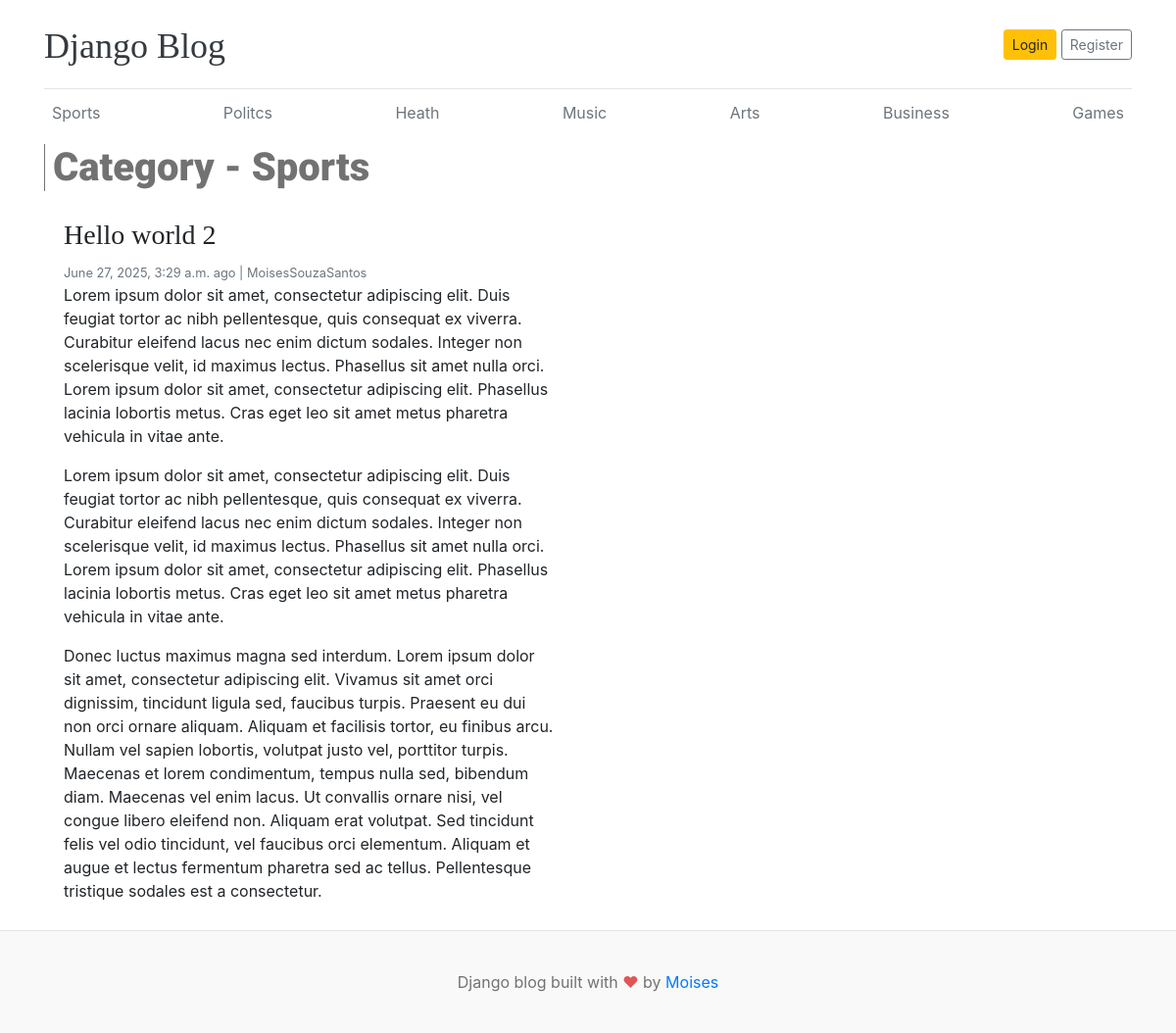
Page /category/1/ on the committed database.
### blogs/models.py (models this page shows, shortened)
class Category(models.Model):
    category_name = models.CharField(max_length=50, unique=True)
    created_at = models.DateTimeField(auto_now_add=True)
    updated_at = models.DateTimeField(auto_now=True)
    def __str__(self):
        return self.category_name
    class Meta:
        verbose_name_plural = "categories"

class Blog(models.Model):
    title = models.CharField(max_length=200)
    slug = models.SlugField(max_length=200, unique=True)
    category = models.ForeignKey(Category, on_delete=models.CASCADE)
    author = models.ForeignKey(User, on_delete=models.CASCADE)
    featured_image = models.ImageField(upload_to='uploads/%Y/%m/%d')
    short_description = models.TextField(max_length=500)
    blog_body = models.TextField(max_length=2000)
    status = models.CharField(max_length=20,choices=STATUS_CHOICES, default='Draft')
    is_featured = models.BooleanField(default=False)
    created_at = models.DateTimeField(auto_now_add=True)
    updated_at = models.DateTimeField(auto_now=True)
    class Meta:
        verbose_name_plural = "blogs"
        ordering = ['-created_at']  # Order by creation date descending

### blogs/views.py (the view)
# urls.py: path('<int:category_id>/', views.posts_by_category, name='posts_by_category')
def posts_by_category(request, category_id):
    posts = Blog.objects.filter(status='Published',category_id=category_id)
    try:
        category = Category.objects.get(pk=category_id)
    except:
        return redirect('home')
    context = {
        'posts': posts,
        'category': category,
        }
    return render(request, 'posts_by_category.html', context)

### blogs/context_processors.py (called while the page is built)
def get_categories(request):
    categories = Category.objects.all()
    return dict(categories=categories)

### templates/posts_by_category.html (shortened to what this page needs)
{% extends "base.html" %}
{% load static %}
{% block content %}
<h1 class="container-container">Category - {{ category }}</h1>
<div class="row mb-2">
{% if posts%}
  {% for post in posts %}
    <div class="col-md-6">
      <div class="card border-0" >
        <div class="card-body">
          <h3>{{ post.title }}</h3>
          <small class="mb-1 text-muted">{{post.created_at}} ago | {{post.author}}</small>
          <p class="card-text">{{ post.short_description }}</p>
          <p class="card-text">{{ post.short_description }}</p>
          <p class="card-text">{{ post.blog_body }}</p>
        </div>
      </div>
    </div>
  {% endfor %}
{% else %}
    <div class="col-md-12">
        <div class="alert alert-info" role="alert">
        No posts available in this category.
        </div>
    </div>
    {% endif %}
    </div>
</div>
{% endblock %}

### templates/base.html (shortened to what this page needs)
{% load static %}
<!DOCTYPE html>
<html lang="en">
<head>
    <link href="https://getbootstrap.com/docs/4.0/dist/css/bootstrap.min.css" rel="stylesheet">
    <link rel="stylesheet" href="{% static 'css/style.css' %}">
  </head>
<body>
    <div class="container">
      <header class="blog-header py-3">
        <div class="row flex-nowrap justify-content-between align-items-center">
          <div class="col-8 pt-1">
            <a class="blog-header-logo text-dark" href="/">Django Blog</a>
          </div>
          <div class="col-4 d-flex justify-content-end align-items-center">
            <a class="btn btn-sm btn-warning" href="#">Login</a> &nbsp;
            <a class="btn btn-sm btn-outline-secondary" href="#">Register</a>
          </div>
        </div>
      </header>
      <div class="nav-scroller py-1 mb-2">
        <nav class="nav d-flex justify-content-between">
          {% for cat in categories %}
          <a id="navbar" class="p-2 text-muted" href="{% url 'posts_by_category' cat.id %}">{{ cat.category_name }}</a>
          {% endfor %}
        </nav>
      </div>
{% block content %}
{% endblock %}
<footer class="blog-footer">
  <p>Django blog built with <span style="color: #e25555;">&hearts;</span> by <a href="https://github.com/LinuxEater" target="_blank">Moises</a></p>
</footer>
</body>
</html>

### blog_main/static/css/style.css (style rules this page uses)
.blog-header { border-bottom: 1px solid #e5e5e5; }
.blog-header-logo { font-family: "Playfair Display", Georgia, "Times New Roman", serif; font-size: 2.25rem; }
h1, h2, h3, h4, h5, h6 { font-family: "Playfair Display", Georgia, "Times New Roman", serif; }
.blog-footer { padding: 2.5rem 0; color: #727272; text-align: center; background-color: #f9f9f9; border-top: .05rem solid #e5e5e5; }
.blog-footer p:last-child { margin-bottom: 0; }
.container-container,#posts-card { color: #727272; font-family: 'Roboto', sans-serif; font-weight: 1000; border-left: #727272 solid 0.1rem; padding-left: 0.5rem; }
#navbar { transition: all 0.5s ease-in-out; }

### rows in the picture
Category: category_name "Sports"
Category: category_name "Politcs"
Category: category_name "Heath"
Category: category_name "Music"
Category: category_name "Arts"
Category: category_name "Business"
Category: category_name "Games"
Blog: title "Hello world 2", created_at "June 27, 2025, 3:29 a.m.", author "MoisesSouzaSantos", short_description "Lorem ipsum dolor sit amet, consectetur adipiscing elit. Duis feugiat tortor ac nibh pellentesque, quis consequat ex viverra. Curabitur eleifend lacus nec enim dictum sodales. Integer non scelerisque velit, id maximus lectus. Phasellus sit amet nulla orci. Lorem ipsum dolor sit amet, consectetur adipiscing elit. Phasellus lacinia lobortis metus. Cras eget leo sit amet metus pharetra vehicula in vitae ante.", blog_body "Donec luctus maximus magna sed interdum. Lorem ipsum dolor sit amet, consectetur adipiscing elit. Vivamus sit amet orci dignissim, tincidunt ligula sed, faucibus turpis. Praesent eu dui non orci ornare aliquam. Aliquam et facilisis tortor, eu finibus arcu. Nullam vel sapien lobortis, volutpat justo vel, porttitor turpis. Maecenas et lorem condimentum, tempus nulla sed, bibendum diam. Maecenas vel enim lacus. Ut convallis ornare nisi, vel congue libero eleifend non. Aliquam erat volutpat. Sed tincidunt felis vel odio tincidunt, vel faucibus orci elementum. Aliquam et augue et lectus fermentum pharetra sed ac tellus. Pellentesque tristique sodales est a consectetur."
